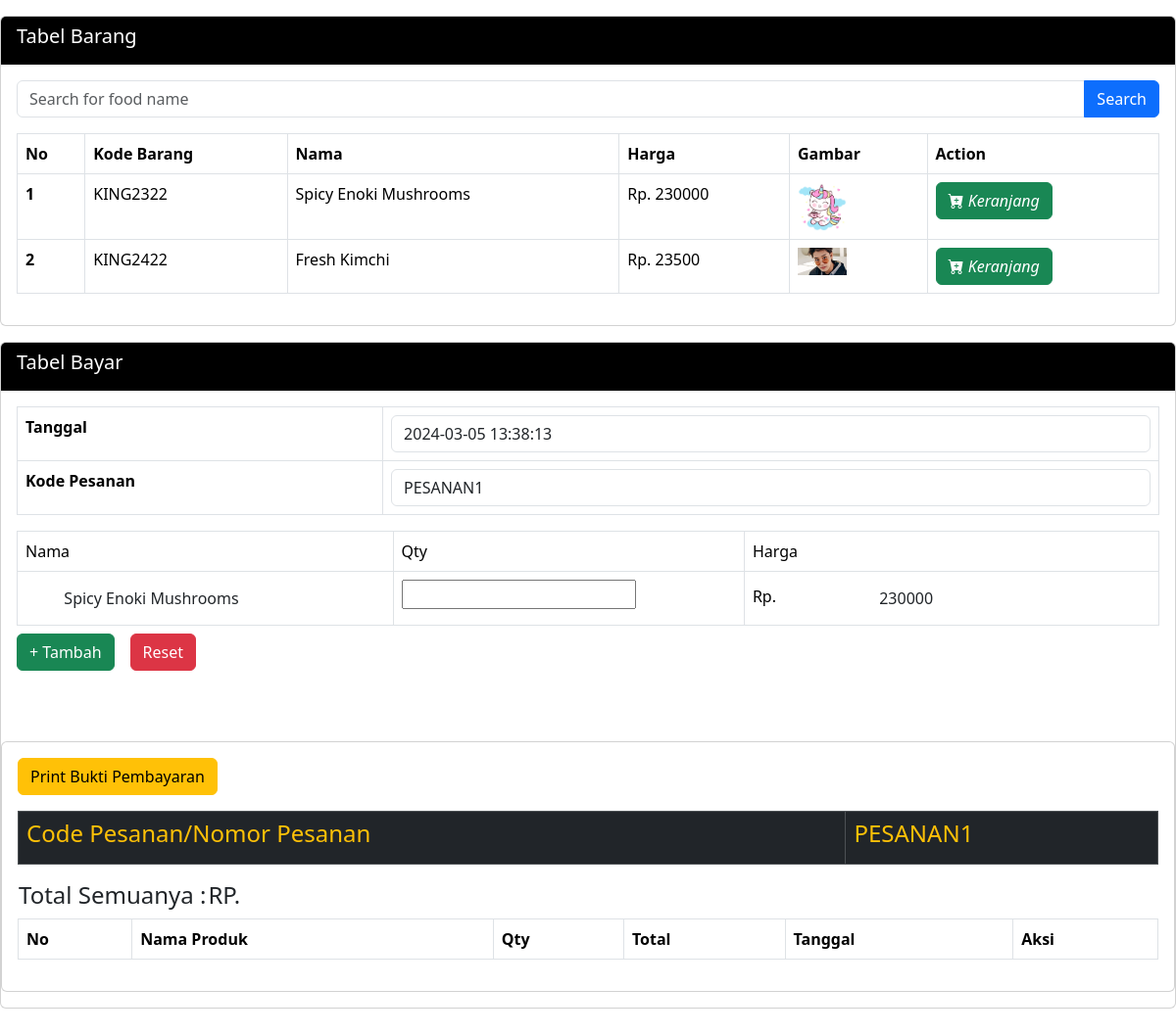
Page /app/keranjang.php?idb=KING2322 (signed in) on the committed database.
### tables this page shows
CREATE TABLE `menu` (
  `id` int(11) NOT NULL,
  `kode_barang` varchar(100) NOT NULL,
  `nama_produk` varchar(50) NOT NULL,
  `harga` int(100) NOT NULL,
  `detail` text NOT NULL,
  `gambar` varchar(80) NOT NULL
);

### app/keranjang.php (the view, shortened to what this page needs)
<?php
include "boot.php";
?>
<div class="">
	<div class="row mt-3">
		<div class="col-sm-12">
			<div class="card card-black mb-3">
				<div class="card-header bg-black text-white">
					<h5>Tabel Barang</h5>
				</div>
				<div class="card-body">
					<form action="" method="GET" class="mb-3">
						<div class="input-group">
							<input type="text" name="search" class="form-control" placeholder="Search for food name">
							<button type="submit" class="btn btn-primary">Search</button>
						</div>
					</form>
					<table class="table table-bordered">
						<thead>
							<th>No</th>
							<th>Kode Barang</th>
							<th>Nama</th>
							<th>Harga</th>
							<th>Gambar</th>
							<th>Action</th>
						</thead>
						<?php
							include "koneksi.php";
							$query = "SELECT * FROM menu";
							$tampil = $konek->query($query);
							while ($s = mysqli_fetch_array($tampil)) {
								@$no++;
						?>
						<tbody>
							<tr>
								<th scope="row"><?= $no; ?></th>
								<td><?= $s['kode_barang'] ?></td>
								<td><?= $s['nama_produk'] ?></td>
								<td>Rp. <?= $s['harga'] ?></td>
								<td><img src="img/<?= $s['gambar']; ?>" alt="..." width="50"></td>
								<td>
									<button onclick="document.location='?idb=<?=$s['kode_barang']?>'" class="btn btn-success" type="submit">
										<i class="bi bi-cart-plus-fill"> Keranjang</i>
									</button>
								</td>
							</tr>
						</tbody>
						<?php
							}
						?>
					</table>
				</div>
			</div>
		</div>
		<div class="col-sm-12 mb-5">
			<div class="card card-black">
				<div class="card-header bg-black text-white">
					<h5> Tabel Bayar</h5>
				</div>
				<?php
					include "koneksi.php";
					if (!isset($_SESSION['order_code'])) {
						$kode=$konek->query("select * from keranjang_detail order by id desc");
						$kod=$kode->fetch_array();
						$new_order_code = "PESANAN" . ($kod['id'] + 1);
					}
					else {
						$new_order_code = $_SESSION['order_code'];
					}
					if(isset($_GET['idb'])) {
						@$kodeb=$konek->query("select*from menu where kode_barang like '$_GET[idb]'");
						$kodb=$kodeb->fetch_array();
					}
				?>
				<form action="" method="post">
					<div class="card-body">
						<div class="table-responsive">
							<table class="table table-bordered">
								<tr>
									<td><b>Tanggal</b></td>
									<td>
										<input type="text" readonly="readonly" class="form-control" value="<?php echo date("Y-m-d H:i:s"); ?>" name="tgl">
									</td>
								</tr>
								<tr>
									<td><b>Kode Pesanan</b></td>
									<td>
										<input type="text" name="kode_pesanan" id="" readonly class="form-control"  value="<?php echo $new_order_code; ?>">
									</td>
								</tr>
							</table>
							<table class="table table-bordered w-100 mb-2" id="example1">
								<thead>
									<tr>
										<td> Nama</td>
										<td> Qty</td>
										<td> Harga</td>
									</tr>
								</thead>
								<tbody>
									<tr>
										<td> <input type="text" class="btn" name="nama_produk" value="<?=@$kodb['nama_produk']?>" required></td>
										<td>
											<input type="number" name="qty" required>
										</td>
										<td>Rp. <input type="text" class="btn" name="harga_produk" value="<?=@$kodb['harga']?>" required></td>
									</tr>
								</tbody>
							</table>
							<div class="row g-3 align-items-center mb-2">
								<div class="col-auto">
									<button class="btn btn-success" type="submit"> + Tambah </button>
								</div>
								<div class="col-auto">
									<button class="btn btn-danger" type="reset" onclick="document.location.href='keranjang.php?reset'">Reset</button>
								</div>
							</div>
						</div>
					</div>
				</form>
					<div class="row mt-5">
						<div class="col-sm-12">
							<div class="card card-black mb-3">
								<div class="card-body">
									<div class="row g-3 align-items-center mb-3">
										<div class="col-auto">
											<a href="bukti.php">
												<button class="btn btn-warning">
													Print Bukti Pembayaran
												</button>
											</a>
										</div>
									</div>
										<table class="table table-bordered table-dark text-warning">
											<th class="text-warning"><h4>Code Pesanan/Nomor Pesanan</h4></th>
											<th class="text-warning"><h4><?= $new_order_code ?></h4></th>
										</table>
										<table>
											<th><h4>Total Semuanya : </h4></th>
											<td colspan="2"> <h4> RP.
												<?php
												$total =  mysqli_query($konek, "SELECT SUM(total) AS value_sum FROM keranjang_detail  WHERE kode_pesanan = '$new_order_code'");
												$row = mysqli_fetch_assoc($total);
												$sum = $row['value_sum'];
												?>
                								<?php echo $sum ?></h4>
											</td>
										</table>
										<table class="table table-bordered">
											<thead>
												<th scope="col">No</tH>
												<th>Nama Produk</th>
												<th>Qty</th>
												<th>Total</th>
												<th>Tanggal</th>
												<th>Aksi</th>
											</thead>
											<?php
												include "boot.php";
											?>
										</table>
								</div>
							</div>
						</div>
					</div>
			</div>
		</div>
	</div>
</div>

### rows in the picture
menu: kode_barang "KING2322", nama_produk "Spicy Enoki Mushrooms", harga "230000", gambar (picture), harga_produk "230000"
menu: kode_barang "KING2422", nama_produk "Fresh Kimchi", harga "23500", gambar (picture)

### other values in the picture
$new_order_code "PESANAN1"
